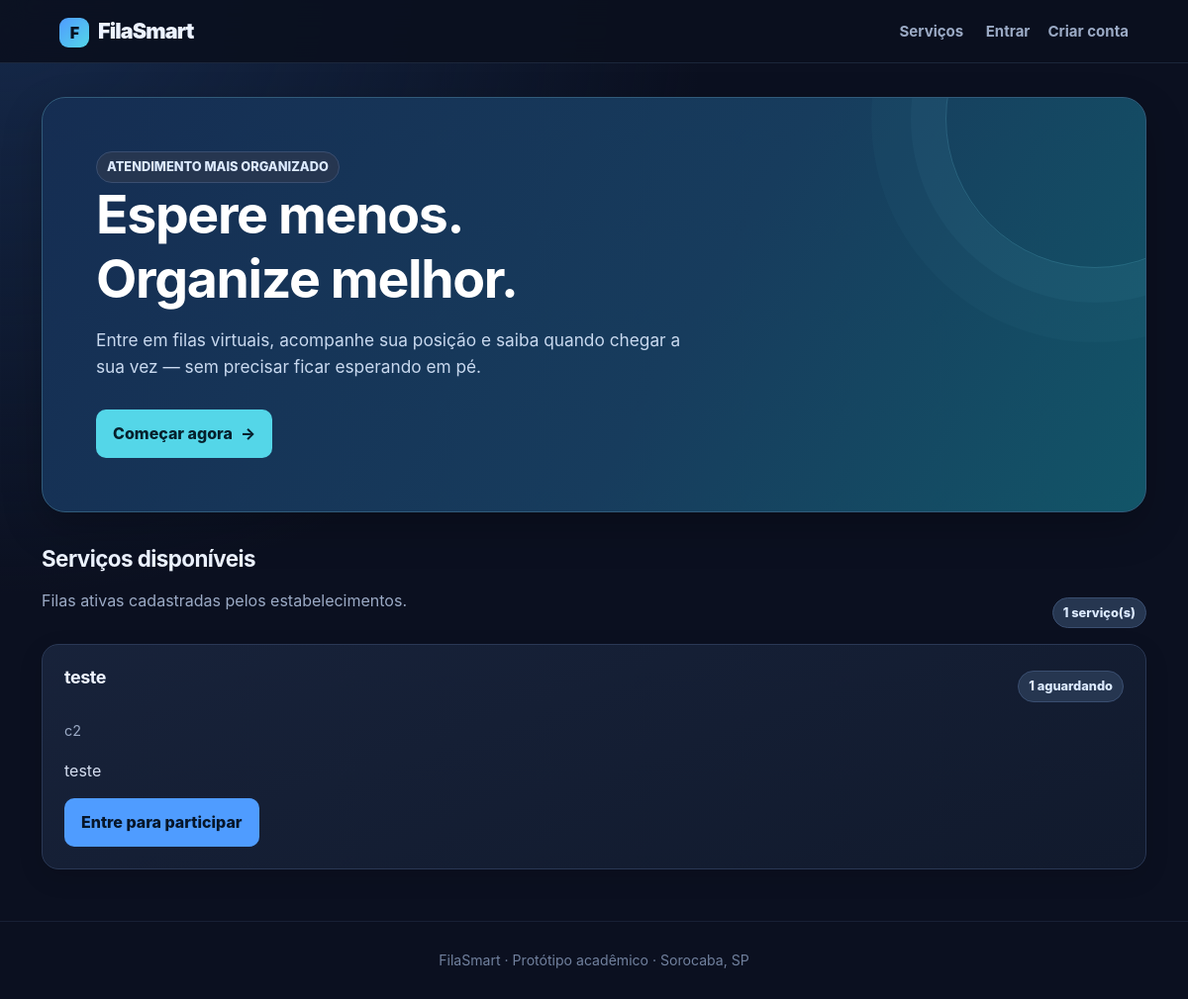
The page / on the database its author committed.
### tables this page shows
CREATE TABLE services(id INTEGER PRIMARY KEY, owner_id INTEGER NOT NULL REFERENCES users(id), name TEXT NOT NULL, description TEXT DEFAULT '', active INTEGER NOT NULL DEFAULT 1, created_at TEXT NOT NULL);

CREATE TABLE users(id INTEGER PRIMARY KEY, name TEXT NOT NULL, email TEXT UNIQUE NOT NULL, password_hash TEXT NOT NULL, role TEXT NOT NULL CHECK(role IN ('customer','owner')), created_at TEXT NOT NULL);

### app.py (the view)
@app.route("/")
def index():
    with connect() as c:
        services=c.execute("""SELECT s.*,u.name business_name,(SELECT COUNT(*) FROM queue_entries q WHERE q.service_id=s.id AND q.status='waiting') waiting_count FROM services s JOIN users u ON u.id=s.owner_id WHERE s.active=1 ORDER BY s.id DESC""").fetchall()
    return render_template("index.html",services=services)

### app.py (called while the page is built)
def connect():
    c=sqlite3.connect(DB); c.row_factory=sqlite3.Row; c.execute("PRAGMA foreign_keys=ON"); return c

def me():
    if not session.get("user_id"): return None
    with connect() as c: return c.execute("SELECT id,name,email,role FROM users WHERE id=?", (session["user_id"],)).fetchone()

@app.context_processor
def ctx(): return {"logged_user":me()}

### templates/index.html (shortened to what this page needs)
{% extends "base.html" %}
{% block content %}
<section class="hero">
  <span class="pill">ATENDIMENTO MAIS ORGANIZADO</span>
  <h1>Espere menos.<br>Organize melhor.</h1>
  <p>Entre em filas virtuais, acompanhe sua posição e saiba quando chegar a sua vez — sem precisar ficar esperando em pé.</p>
  {% if not logged_user %}<a class="btn" href="{{ url_for('register') }}">Começar agora <span aria-hidden="true">→</span></a>
  {% elif logged_user['role']=='customer' %}<a class="btn" href="{{ url_for('my_queues') }}">Acompanhar minhas filas</a>
  {% else %}<a class="btn" href="{{ url_for('owner') }}">Abrir painel do estabelecimento</a>{% endif %}
</section>
<div class="section-head"><div><h2>Serviços disponíveis</h2><p class="muted">Filas ativas cadastradas pelos estabelecimentos.</p></div><span class="pill">{{ services|length }} serviço(s)</span></div>
{% if services %}
<div class="grid">
  {% for s in services %}
  <article class="card">
    <div class="row"><h3>{{ s['name'] }}</h3><span class="pill">{{ s['waiting_count'] }} aguardando</span></div>
    <p class="muted small">{{ s['business_name'] }}</p>
    <p>{{ s['description'] or 'Atendimento por fila virtual.' }}</p>
    {% if logged_user and logged_user['role']=='customer' %}
      <form method="post" action="{{ url_for('join',sid=s['id']) }}"><button type="submit">Entrar na fila</button></form>
    {% elif not logged_user %}<a class="btn" href="{{ url_for('login') }}">Entre para participar</a>
    {% else %}<p class="muted small">Você está usando uma conta de estabelecimento.</p>{% endif %}
  </article>
  {% endfor %}
</div>
{% else %}
<div class="empty-state"><h3>Nenhum serviço cadastrado ainda</h3><p class="muted">Os serviços aparecerão aqui depois que um estabelecimento criar o cadastro.</p><a class="btn" href="{{ url_for('register') }}">Criar conta</a></div>
{% endif %}
{% endblock %}

### static/style.css (style rules this page uses)
:root { color-scheme:dark; --bg:#0b1020; --surface:#121a2d; --surface-2:#18233b; --line:#2a3855; --text:#edf3ff; --muted:#9baac5; --primary:#4f9cff; --primary-hover:#78b4ff; --cyan:#54d6e8; --green:#42d392; --amber:#ffc66d; --red:#ff7777; --shadow:0 16px 40px rgba(0,0,0,.22); }
* { box-sizing:border-box }
html { min-height:100%;background:var(--bg) }
body { margin:0;min-height:100vh;font-family:Inter,ui-sans-serif,system-ui,-apple-system,"Segoe UI",Arial,sans-serif;background:radial-gradient(ellipse at top left,#15294a 0,transparent 42%),var(--bg);color:var(--text);line-height:1.55 }
a { color:var(--cyan);text-decoration:none }
h1,h2,h3 { line-height:1.2;letter-spacing:-.025em }
h1 { font-size:clamp(1.8rem,4vw,2.65rem);margin-top:0 }
h2 { font-size:1.4rem;margin-top:30px }
h3 { font-size:1.12rem }
p { color:#d5def0 }
.muted { color:var(--muted) }
.hero { position:relative;overflow:hidden;background:linear-gradient(120deg,#152d52,#173c5d 58%,#125568);border:1px solid #315b7a;color:white;padding:clamp(28px,5vw,54px);border-radius:24px;margin-bottom:34px;box-shadow:var(--shadow) }
.hero::after { content:"";position:absolute;width:300px;height:300px;right:-100px;top:-130px;border-radius:50%;border:1px solid rgba(126,231,255,.18);box-shadow:0 0 0 35px rgba(126,231,255,.04),0 0 0 75px rgba(126,231,255,.025) }
.hero h1 { max-width:650px;font-size:clamp(2.1rem,5vw,3.35rem);margin-bottom:14px }
.hero p { max-width:610px;color:#c9d9ef;font-size:1.08rem }
.hero .btn { margin-top:12px;background:var(--cyan);color:#06202c }
.grid { display:grid;grid-template-columns:repeat(auto-fit,minmax(min(100%,270px),1fr));gap:18px;align-items:start }
.card { background:linear-gradient(160deg,rgba(24,35,59,.97),rgba(17,26,45,.98));border:1px solid var(--line);border-radius:17px;padding:22px;box-shadow:0 8px 24px rgba(0,0,0,.13);margin-bottom:18px;min-width:0 }
.card h3 { margin-top:0 }
.btn,button { display:inline-flex;align-items:center;justify-content:center;gap:8px;background:var(--primary);color:#071629;border:1px solid transparent;border-radius:10px;padding:11px 16px;font:inherit;font-weight:800;text-decoration:none;cursor:pointer;transition:transform .15s ease,background .15s ease,border-color .15s ease }
.pill { display:inline-flex;align-items:center;gap:6px;font-size:.8rem;font-weight:800;background:#263650;color:#dceaff;border:1px solid #3a4e70;padding:5px 10px;border-radius:999px;white-space:nowrap }
.row { display:flex;align-items:center;justify-content:space-between;gap:12px;flex-wrap:wrap }
.small { font-size:.9rem }
.section-head { display:flex;justify-content:space-between;align-items:end;gap:14px;flex-wrap:wrap;margin:26px 0 16px }
.section-head h2 { margin:0 }

### rows shown on the page
services: name "teste", waiting_count "1", business_name "c2", description "teste"

### other values the page prints
{{ services|length }} "1"
